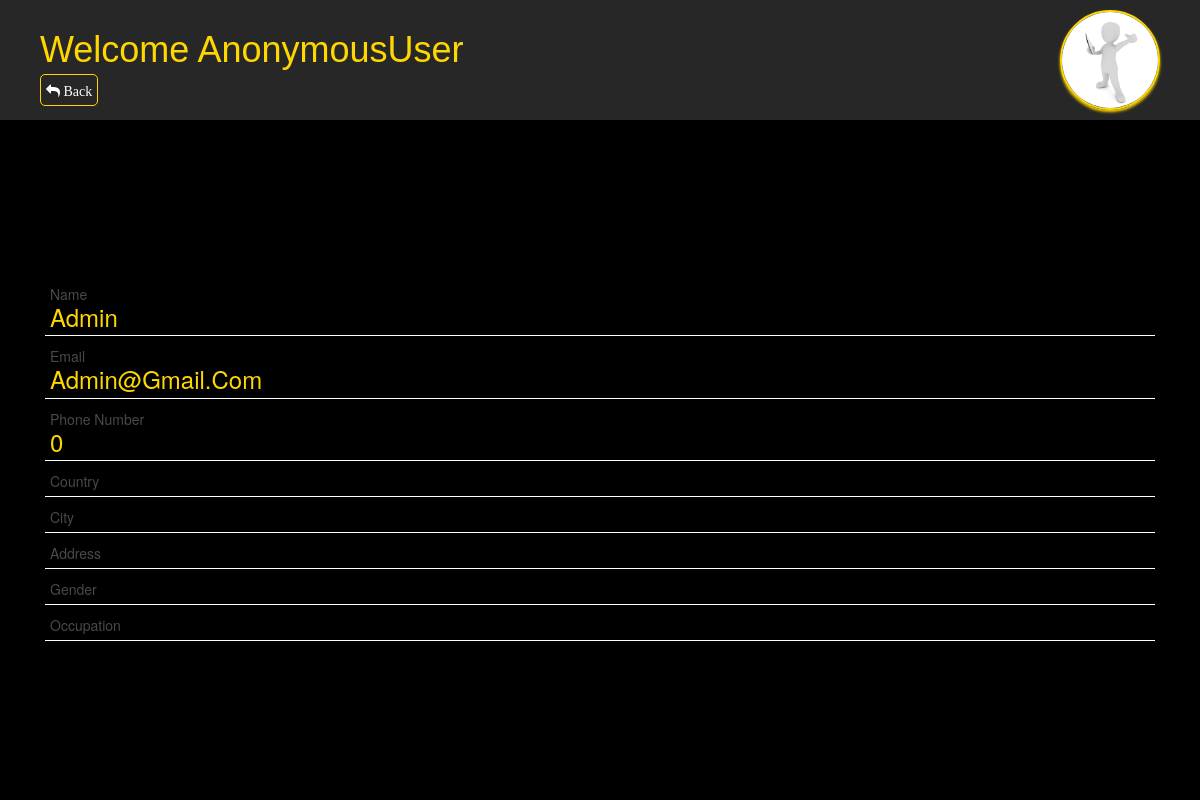
The page /profile/7/ on the database its author committed.
### App/models.py (models this page shows, shortened)
class Users(AbstractUser):
    username = models.CharField(max_length=100, blank=True, null=True, unique=True) # ForeignKey(User, on_delete=models.CASCADE, null=True)
    date_joined = models.DateTimeField(verbose_name="date joined", auto_now_add=True)
    last_login = models.DateTimeField(verbose_name="last login", auto_now=True)
    total = models.IntegerField(default=0, null=True)
    bonus = models.IntegerField(default=0, null=True)
    percentage = models.IntegerField(default=0, null=True)
    money = models.IntegerField(default=0, null=True)
    number = models.IntegerField(default=0, null=True)
    pin = models.IntegerField(default=0, null=True)
    picture = models.ImageField(upload_to='pics',)
    block = models.BooleanField(default=False)
    country = models.CharField(max_length=100)
    city = models.CharField(max_length=100)
    address = models.TextField()
    gender = models.CharField(max_length=10)
    occupation = models.CharField(max_length=100)

### App/views.py (the view)
# urls.py: path('profile/<int:pk>/', views.profile, name='profile'),
def profile(request, pk):
    user = Users.objects.get(id=pk) # .order_by('-id')
    context = {
        'user': user,
    }
    return render(request, 'profile.html', context)

### templates/profile.html (shortened to what this page needs)
{% load static %}
<!DOCTYPE html>
<html lang="en">
<head>
    <link rel="stylesheet" href="{% static 'bootstrap/css/bootstrap.min.css' %}">
    <link rel="stylesheet" href="{% static 'font-awesome/css/font-awesome.min.css' %}">
    <link rel="stylesheet" href="{% static 'css/css.css' %}">
    <link rel="stylesheet" href="{% static 'css/media.css' %}">
    <link rel="stylesheet" href="{% static 'js/jquery-3.7.0.js' %}">
    <link rel="stylesheet" href="{% static 'js/js.js' %}">
</head>
<body>
    <div class="">
        <div class="col-md-12 dashboard">
            <div class="col-md-12">
                <div class="col-md-6">
                    <h1>
                        Welcome {{request.user}}
                    </h1>
                    <div>
                        <a href="{% url 'dashboard' %}" style="color: white; border: 1px solid gold; border-radius: 5px; padding: 5px;">
                            <i class="fa fa-mail-reply"> Back</i>
                        </a>
                    </div>
                </div>
                <div class="col-md-6 picture">
                    {% if user.picture %}
                        <a href="">
                            <img src="{{user.picture.url}}" alt="">
                        </a>
                    {% else %}
                        <a href="">
                            <img src="{% static 'img/005.jpg' %}" alt="">
                        </a>
                    {% endif%}
                </div>
            </div>
        </div>
        <div class="col-md-12 profilebody">
            <div class="col-md-12 profilebody1">
                <div class="user">
                    <span>
                        name
                    </span>
                    <h3>
                        {{user.username}}
                    </h3>
                </div>
                <div class="user">
                    <span>
                        email
                    </span>
                    <h3>
                        {{user.email}}
                    </h3>
                </div>
                <div class="user">
                    <span>
                        phone number
                    </span>
                    <h3>
                        {{user.number}}
                    </h3>
                </div>
                <div class="user">
                    <span>
                        country
                    </span>
                </div>
                <div class="user">
                    <span>
                        city
                    </span>
                </div>
                <div class="user">
                    <span>
                        address
                    </span>
                </div>
                <div class="user">
                    <span>
                        gender
                    </span>
                </div>
                <div class="user">
                    <span>
                        occupation
                    </span>
                </div>
            </div>
        </div>
    </div>
</body>
</html>

### static/css/css.css (style rules this page uses)
* { padding: 0px; margin: 0px; box-sizing: border-box; }
.dashboard { background-color: rgb(39, 39, 39); padding: 10px; }
.dashboard h1 { color: gold; font-weight: lighter; font-family: sans-serif; text-transform: capitalize; }
.dashboard img { width: 100px; height: 100px; border-radius: 50%; float: right; border: 2px solid gold; box-shadow: 0 2px 3px gold; }
.profilebody { background-color: black; padding: 20px; height: 100%; }
.profilebody1 { padding: 20px; height: 80vh; padding: 20px; align-content: center; color: white; overflow-y: scroll; }
.user { border-bottom: 1px solid white; margin: 5px; padding: 5px; }
.user span { color: rgb(73, 73, 73); text-transform: capitalize; }
.user h3 { color: gold; text-transform: capitalize; margin: 0px; }

### rows shown on the page
Users: username "Admin", email "Admin@gmail.com", number "0"

### other values the page prints
{{ request.user }} "AnonymousUser"
